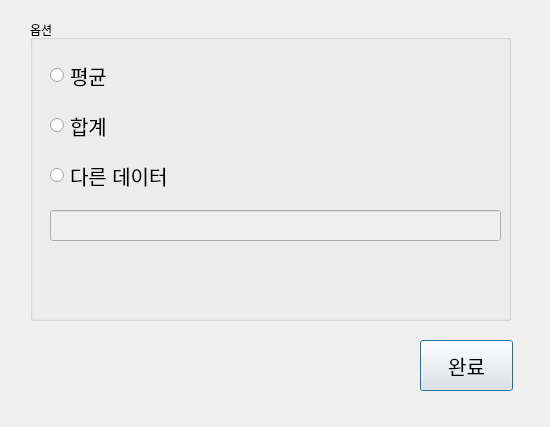
<?xml version="1.0" encoding="UTF-8"?>
<ui version="4.0">
 <class>Dialog</class>
 <widget class="QDialog" name="Dialog">
  <property name="geometry">
   <rect>
    <x>0</x>
    <y>0</y>
    <width>550</width>
    <height>427</height>
   </rect>
  </property>
  <property name="windowTitle">
   <string>math option</string>
  </property>
  <widget class="QGroupBox" name="groupBox">
   <property name="geometry">
    <rect>
     <x>30</x>
     <y>20</y>
     <width>481</width>
     <height>301</height>
    </rect>
   </property>
   <property name="title">
    <string>옵션</string>
   </property>
   <widget class="QRadioButton" name="mean_radio">
    <property name="geometry">
     <rect>
      <x>20</x>
      <y>40</y>
      <width>108</width>
      <height>31</height>
     </rect>
    </property>
    <property name="font">
     <font>
      <pointsize>15</pointsize>
     </font>
    </property>
    <property name="text">
     <string>평균</string>
    </property>
   </widget>
   <widget class="QRadioButton" name="sum_radio">
    <property name="geometry">
     <rect>
      <x>20</x>
      <y>90</y>
      <width>108</width>
      <height>31</height>
     </rect>
    </property>
    <property name="font">
     <font>
      <pointsize>15</pointsize>
     </font>
    </property>
    <property name="text">
     <string>합계</string>
    </property>
   </widget>
   <widget class="QRadioButton" name="another_radio">
    <property name="geometry">
     <rect>
      <x>20</x>
      <y>140</y>
      <width>171</width>
      <height>31</height>
     </rect>
    </property>
    <property name="font">
     <font>
      <pointsize>15</pointsize>
     </font>
    </property>
    <property name="text">
     <string>다른 데이터</string>
    </property>
   </widget>
   <widget class="QLineEdit" name="another_text">
    <property name="enabled">
     <bool>false</bool>
    </property>
    <property name="geometry">
     <rect>
      <x>20</x>
      <y>190</y>
      <width>451</width>
      <height>31</height>
     </rect>
    </property>
   </widget>
  </widget>
  <widget class="QPushButton" name="complete_btn">
   <property name="geometry">
    <rect>
     <x>420</x>
     <y>340</y>
     <width>93</width>
     <height>51</height>
    </rect>
   </property>
   <property name="font">
    <font>
     <pointsize>15</pointsize>
    </font>
   </property>
   <property name="text">
    <string>완료</string>
   </property>
  </widget>
 </widget>
 <resources/>
 <connections/>
</ui>
